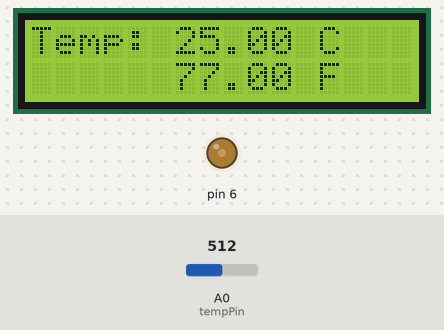
Bench run of a sketch on a simulated Arduino Uno, built with avr-gcc and run on an emulated ATmega328P. Shown: 16×2 character LCD, output pins drawn as LEDs (lit = HIGH). Inputs (shaded band) come from the test bench; at power-on: A0 (tempPin) = 512.

Above: at 1.2 s.
1.3 s: A0 (tempPin) set to 4
At 1.9 s:
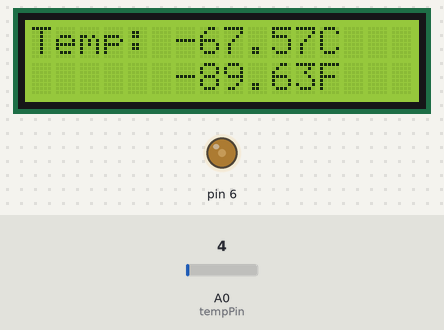
4.3 s: A0 (tempPin) set to 1
At 5.0 s:
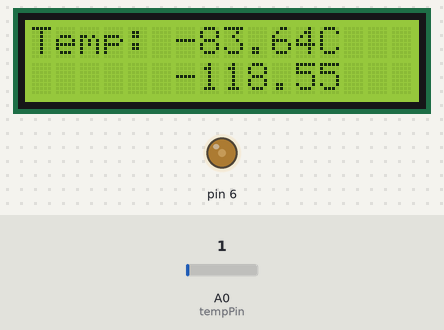
7.3 s: A0 (tempPin) set to 122
At 8.1 s:
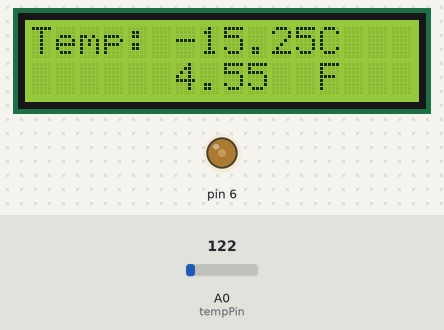
9.2 s: A0 (tempPin) set to 0
At 9.6 s:
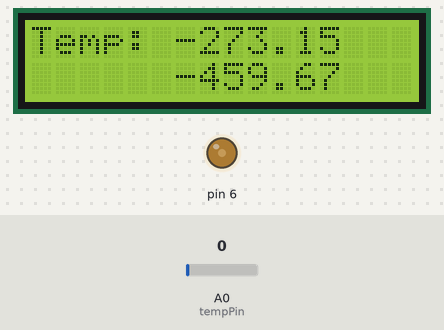
Timing chart, 0 to 12.2 s (numbered marks = the images above; inputs shaded):
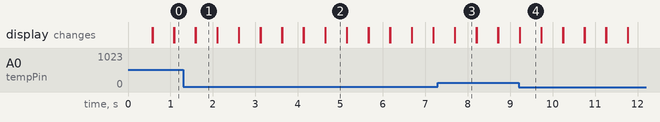

The sketch:

Temp_Sensor.ino
```cpp
/* Written by Brian Sun
 *  Date: July 25, 2020
 *  This code is for a digital thermometer, displayed on a LCD1602 module
 */

int tempPin = 0;
#include <LiquidCrystal.h>
#include <time.h>
int Contrast=75;
 LiquidCrystal lcd(12, 11, 5, 4, 3, 2);


void setup() {
analogWrite(6,Contrast);
lcd.begin(16, 2);
}

void loop() {
// reads temperature and does all necessary conversions
  int tempReading = analogRead(tempPin);
  // This is OK
  double tempK = log(10000.0 * ((1024.0 / tempReading - 1)));
  tempK = 1 / (0.001129148 + (0.000234125 + (0.0000000876741 * tempK * tempK )) * tempK );       //  Temp Kelvin
  float tempC = tempK - 273.15;            // Convert Kelvin to Celcius
  float tempF = (tempC * 9.0)/ 5.0 + 32.0; // Convert Celcius to Fahrenheit

// writing the temperature on the display
  lcd.setCursor(0,0);
  lcd.print("Temp:       C");
  lcd.setCursor(6,0);
  lcd.print(tempC);
  lcd.setCursor(0,1);
  lcd.print("            F");
  lcd.setCursor(6,1);
  lcd.print(tempF);

  delay(500);
  lcd.clear();
}
```

Measured:
- the behaviour switches between 3 and 2 on A0 (tempPin) (found by bisection; images 1 and 2)
- after the input at 1.3 s, the display: first differs from a run without the input after 0.29 s (image 1)
- after the input at 4.3 s, the display: first differs from a run without the input after 0.35 s (image 2)
- after the input at 7.3 s, the display: first differs from a run without the input after 0.40 s (image 3)
- after the input at 9.2 s, the display: first differs from a run without the input at once (image 4)
- what the display in image 1 shows lasts 0.5 s, from 1.6 s to 2.1 s
